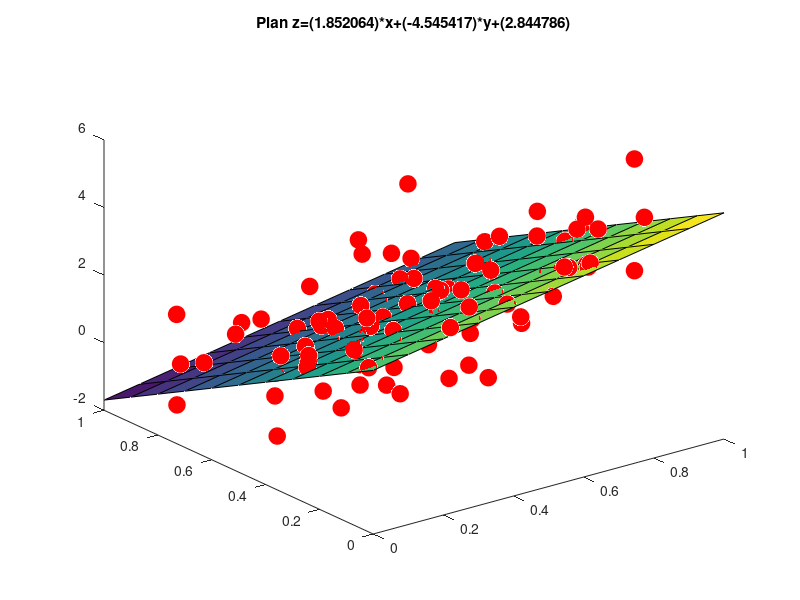

Source code (MATLAB):
close all;clear;clc
n=100;

%on genere les donnees 
x = rand(1,n);
y = rand(1,n);
z = 2*x-5*y+3 + randn(1,n); %equation du plan z=2x-5y+3 et on ajoute du bruit blanc gaussien(mu=0 std=1)
% c'est cette equation qu'on veut retrouver malgre le bruit present dans les donnees
% on cherche donc a estimer a,b et c tel que a*X + b*Y + c soit le plus proche de Z possible

%on affiche les donnees
L=plot3(x,y,z,'ro'); % affiche les points (x,y,z) (donnees)
set(L,'Markersize',2*get(L,'Markersize')) % augmente la taille des cercles
set(L,'Markerfacecolor','r') % remplit les cercles

pause %appuyez sur une touche pour continuer

Xcolv = x(:); % on transforme en vecteur colonne
Ycolv = y(:); 
Zcolv = z(:); 
Const = ones(size(Xcolv)); %vecteur de 1 pour le terme constant

%%%%%%%%%%%%%%%%%%%%%%%%%%%%%%%%%%%%%%%%%%%
Coefficients = [Xcolv Ycolv Const]\Zcolv; % Trouve les coefficients (moindre carre)
%help \   -->  
%     If A is an M-by-N matrix with M < or > N and B is a column
%     vector with M components, or a matrix with several such columns,
%     then X = A\B is the solution in the least squares sense to the
%     under- or overdetermined system of equations A*X = B.
%%%%%%%%%%%%%%%%%%%%%%%%%%%%%%%%%%%%%%%%%%%

XCoeff = Coefficients(1); % coefficient dvt le terme en X (a)
YCoeff = Coefficients(2); % coefficient dvt le terme en Y (b)
CCoeff = Coefficients(3); % terme constant (c)
% avec les variables ci-dessus on a z " a peu pres egal a" XCoeff * x + YCoeff * y + CCoeff
% il s'agit du plan qui "explique" le mieux les donnees.

% On affiche le plan pour verifier
hold on
[xx, yy]=meshgrid(0:.1:1,0:.1:1); % genere une grille reguliere pour l'affichage du plan estime
zz = XCoeff * xx + YCoeff * yy + CCoeff;
surf(xx,yy,zz) % affiche le plan donne par l'equation estimee
title(sprintf('Plan z=(%f)*x+(%f)*y+(%f)',XCoeff, YCoeff, CCoeff)) %equation du plan estime (doit etre proche de z=2x-5y+3)
% En tournant autour de la surface on voit que les points (x,y,z) sont "a peu pres" sur le plan estime